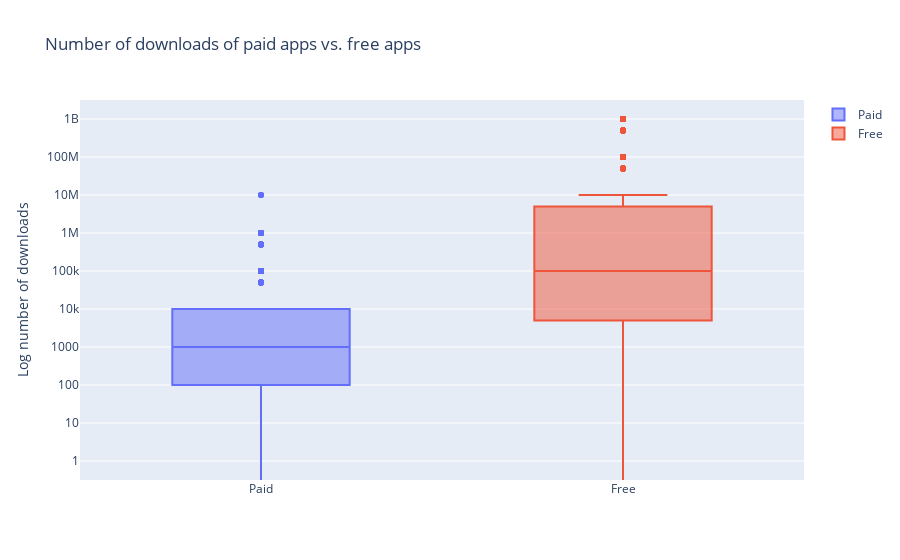

The code cell stored with this chart in its notebook:
### Markdown cell above
# Paid App VS Free App

### Code cell
trace0 = go.Box(
   
    y = apps[apps['Type'] == "Paid"]['Installs'],
    name = 'Paid'
)
trace1 = go.Box(
    
    y = apps[apps['Type'] == "Free"]['Installs'],
    name = 'Free'
)
layout = go.Layout(
    title = "Number of downloads of paid apps vs. free apps",
    yaxis = dict(title = "Log number of downloads",
                type = 'log',
                autorange = True)
)
data = [trace0, trace1]
plotly.offline.iplot({'data': data, 'layout': layout})

### Figure 1 — Plotly figure (JSON) as saved in the notebook; plotly's stock layout.template omitted (floating-point values rounded to 4 significant figures; data arrays with more than 128 entries replaced by an {"elided": "..."} marker saying what was removed)
{"data": [{"name": "Paid", "type": "box", "y": {"elided": "731 str values"}}, {"name": "Free", "type": "box", "y": {"elided": "9215 str values"}}], "layout": {"title": {"text": "Number of downloads of paid apps vs. free apps"}, "yaxis": {"autorange": true, "title": {"text": "Log number of downloads"}, "type": "log"}}}
